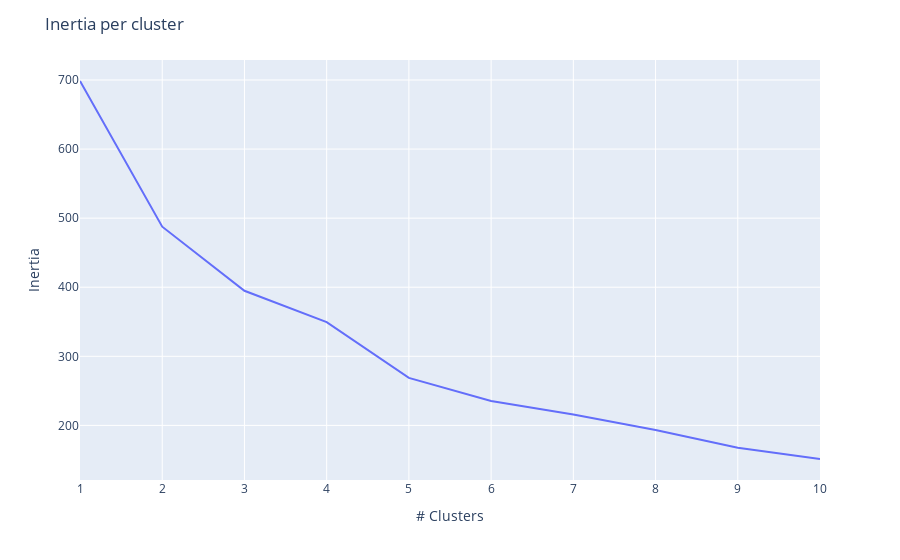

The notebook cell saved with this chart:
### Code cell
wcss_frame = pd.DataFrame(wcss)
k_frame = pd.Series(k)

fig= px.line(
    wcss_frame,
    x=k_frame,
    y=wcss_frame.iloc[:,-1]
)

fig.update_layout(
    yaxis_title="Inertia",
    xaxis_title="# Clusters",
    title="Inertia per cluster"
)

fig.show()

### Figure 1 — Plotly figure (JSON) as saved in the notebook; plotly's stock layout.template omitted (floating-point values rounded to 4 significant figures)
{"data": [{"hovertemplate": "x=%{x}<br>y=%{y}<extra></extra>", "legendgroup": "", "line": {"color": "#636efa", "dash": "solid"}, "marker": {"symbol": "circle"}, "mode": "lines", "name": "", "orientation": "v", "showlegend": false, "type": "scatter", "x": [1, 2, 3, 4, 5, 6, 7, 8, 9, 10], "xaxis": "x", "y": [698.6, 487.7, 394.9, 349.5, 268.7, 235.3, 215.9, 193.2, 167.7, 151.3], "yaxis": "y"}], "layout": {"legend": {"tracegroupgap": 0}, "margin": {"t": 60}, "title": {"text": "Inertia per cluster"}, "xaxis": {"anchor": "y", "domain": [0, 1], "title": {"text": "# Clusters"}}, "yaxis": {"anchor": "x", "domain": [0, 1], "title": {"text": "Inertia"}}}}
